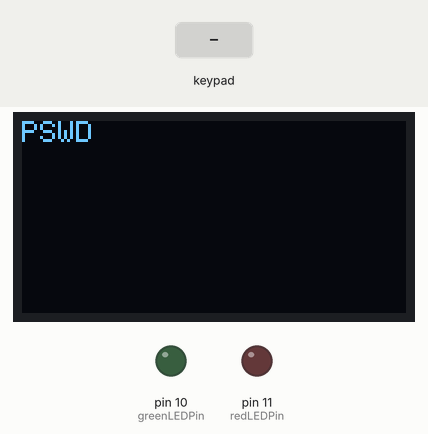
This sketch was run on a simulated Arduino Uno, built with avr-gcc and run on an emulated ATmega328P. Parts: 128×64 one-colour display, output pins drawn as LEDs (lit = HIGH). Dashed ring = blinking. The test bench sets the inputs (shaded band). What the sketch prints to the serial monitor is not drawn.

Above: at 1.2 s.
1.3 s: keypad keys 2 7 6 9 # pressed 0.4 s apart
At 3.7 s:
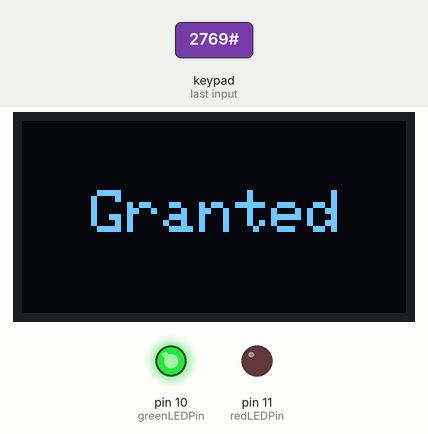
4.8 s: key '#' pressed
At 5.0 s:
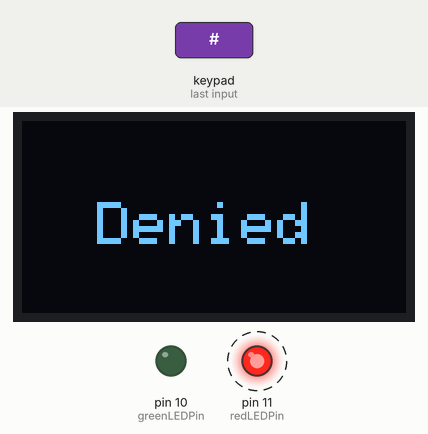
6.8 s: key 'A' pressed
At 8.3 s:
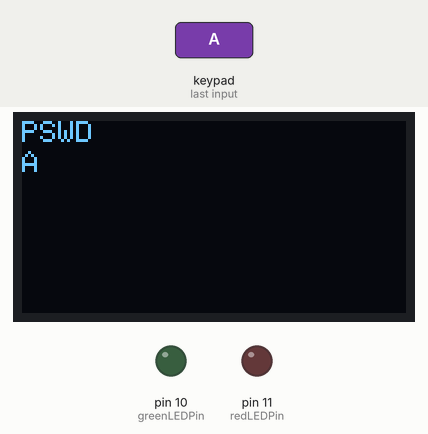
9.1 s: keypad keys 2 7 6 9 A pressed 0.4 s apart
At 12.1 s:
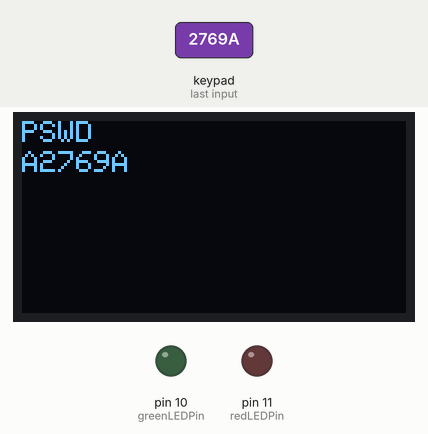
12.6 s: keypad keys 2 7 6 9 D pressed 0.4 s apart
At 14.9 s:
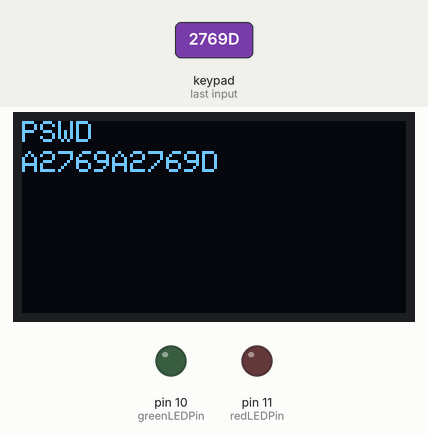
16.1 s: key '1' pressed
Timing chart, 0 to 18.6 s (numbered marks = the images above; inputs shaded):
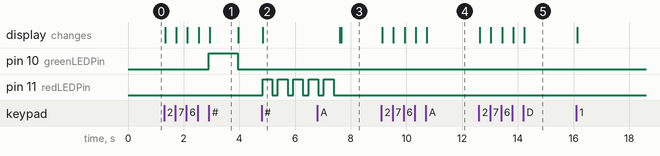

The sketch:

PROJECT_MATRIXX.ino
```cpp
#include <Wire.h>
#include <Adafruit_GFX.h>
#include <Adafruit_SSD1306.h>
#include <Keypad.h>

// Define the size of the keypad
const byte ROWS = 4; // Four rows
const byte COLS = 4; // Four columns

// Define the keymap
char keys[ROWS][COLS] = {
  {'1', '4', '7', '*'},
  {'2', '5', '8', '0'},
  {'3', '6', '9', '#'},
  {'A', 'B', 'C', 'D'}
};

// Define pin connections for the keypad
byte rowPins[ROWS] = {9, 8, 7, 6};
byte colPins[COLS] = {5, 4, 3, 2};

// Create the Keypad object
Keypad keypad = Keypad(makeKeymap(keys), rowPins, colPins, ROWS, COLS);

// Create the OLED display object
#define SCREEN_WIDTH 128 // OLED display width, in pixels
#define SCREEN_HEIGHT 64 // OLED display height, in pixels
Adafruit_SSD1306 display(SCREEN_WIDTH, SCREEN_HEIGHT, &Wire, -1);

const String password1 = "2769"; // Define the first correct password
const String password2 = "9335"; // Define the second correct password
String inputPassword = ""; // Store the input password

const int greenLEDPin = 10; // Pin for the green LED
const int redLEDPin = 11;   // Pin for the red LED

void setup() {
  Serial.begin(9600); // Initialize the serial communication

  pinMode(greenLEDPin, OUTPUT); // Set the green LED pin as output
  pinMode(redLEDPin, OUTPUT);   // Set the red LED pin as output

  // Initialize the OLED display
  if (!display.begin(SSD1306_SWITCHCAPVCC, 0x3C)) { // 0x3C is a common I2C address for SSD1306
    Serial.println(F("SSD1306 allocation failed"));
    for (;;);
  }
  display.clearDisplay();
  display.setTextSize(1);
  display.setTextColor(SSD1306_WHITE);
  display.setCursor(0, 0);
  display.print("PSWD");
  display.display();
}

void loop() {
  char key = keypad.getKey();

  if (key) {
    if (key == '#') { // Enter key
      display.clearDisplay();
      if (inputPassword == password1 || inputPassword == password2) {
        digitalWrite(greenLEDPin, HIGH); // Turn on green LED
        digitalWrite(redLEDPin, LOW);    // Ensure red LED is off
        display.setTextSize(2);
        display.setCursor(23, 23);
        display.print("Granted");
        Serial.println("Access Granted");
        display.display();
        delay(1000); // Keep LED on for 1 second
        digitalWrite(greenLEDPin, LOW); // Turn off green LED after 1 second
      } else {
        display.setTextSize(2);
        display.setCursor(25, 27);
        display.print("Denied");
        Serial.println("Access Denied");
        display.display();

        for (int i = 0; i < 5; i++) { // Blink red LED 3 times (700ms on, 700ms off)
          digitalWrite(redLEDPin, HIGH); // Turn on red LED
          delay(350); // Wait 700ms
          digitalWrite(redLEDPin, LOW); // Turn off red LED
          delay(200); // Wait 700ms
        }
      }
      display.setTextSize(1);
      display.clearDisplay();
      display.setCursor(0, 0);
      display.print("PSWD");
      inputPassword = ""; // Reset input
    } else if (key == '*') { // Clear key
      inputPassword = "";
      display.clearDisplay();
      display.setCursor(0, 0);
      display.print("PSWD");
      digitalWrite(greenLEDPin, LOW); // Turn off green LED
      digitalWrite(redLEDPin, LOW);   // Turn off red LED
    } else {
      inputPassword += key;
      display.clearDisplay();
      display.setCursor(0, 0);
      display.print("PSWD");
      display.setCursor(0, 10); // Move to the second line
      display.print(inputPassword);
    }
    display.display();
  }
}
```

Measured:
- after the input at 1.3 s, pin 10 (greenLEDPin): LOW → HIGH after 1.6 s, → LOW 1.0 s later; the display: first changes at once (image 1 shows a later state)
- after the input at 4.8 s, pin 11 (redLEDPin): alternates HIGH for 0.35 s and LOW for 0.20 s, starting at once; the display: changes at once (image 2)
- after the input at 6.8 s, the display: first differs from a run without the input after 0.86 s (image 3)
- after the input at 9.1 s, the display: first changes at once (image 4 shows a later state)
- after the input at 12.6 s, the display: first changes at once (image 5 shows a later state)
- what the display in image 1 shows lasts 1.1 s, from 2.9 s to 4.0 s
